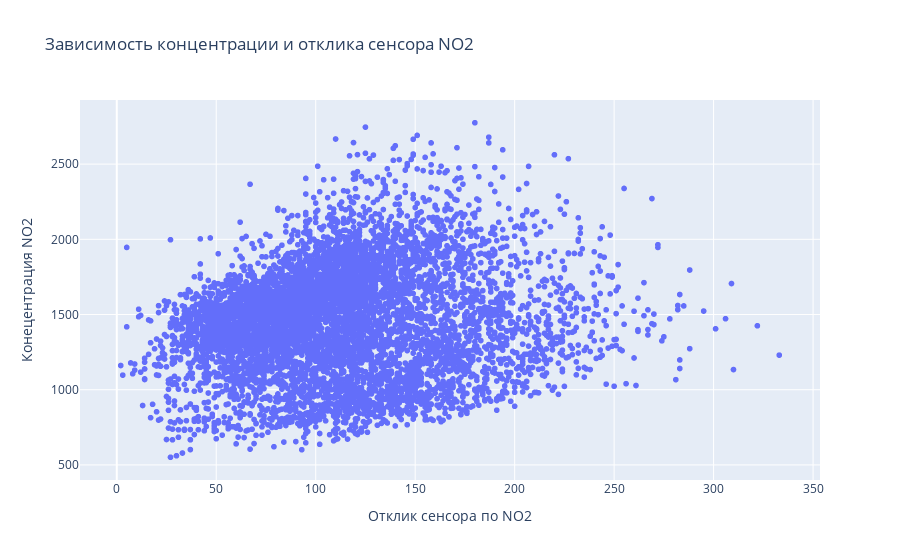

The cell this chart's notebook holds for it:
### Code cell
# конецентрация NO2 и отклик сенсора по NO2

fig = px.scatter(
    df,  
    x="NO2(GT)", y="PT08.S4(NO2)",  
    title="Зависимость концентрации и отклика сенсора NO2",
)

fig.update_layout(
    xaxis_title="Отклик сенсора по NO2",
    yaxis_title="Конецентрация NO2"
)

fig.show()

### Figure 1 — Plotly figure (JSON) as saved in the notebook; plotly's stock layout.template omitted (floating-point values rounded to 4 significant figures; data arrays with more than 128 entries replaced by an {"elided": "..."} marker saying what was removed)
{"data": [{"hovertemplate": "NO2(GT)=%{x}<br>PT08.S4(NO2)=%{y}<extra></extra>", "legendgroup": "", "marker": {"color": "#636efa", "symbol": "circle"}, "mode": "markers", "name": "", "showlegend": false, "type": "scattergl", "x": {"elided": "6941 int values"}, "xaxis": "x", "y": {"elided": "6941 int values"}, "yaxis": "y"}], "layout": {"legend": {"tracegroupgap": 0}, "title": {"text": "Зависимость концентрации и отклика сенсора NO2"}, "xaxis": {"anchor": "y", "domain": [0, 1], "title": {"text": "Отклик сенсора по NO2"}}, "yaxis": {"anchor": "x", "domain": [0, 1], "title": {"text": "Конецентрация NO2"}}}}
